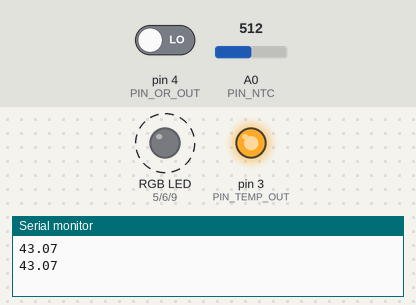
This sketch was run on a simulated Arduino Uno, built with avr-gcc and run on an emulated ATmega328P. Parts: an RGB LED mixed from three pins (HIGH = lit), output pins drawn as LEDs (lit = HIGH), the last lines printed to the serial monitor. Dashed ring = blinking. The inputs (shaded band) are chosen by the test bench; at power-on: A0 (PIN_NTC) = 512, pin 4 (PIN_OR_OUT) LOW.

Above: at 1.8 s.
1.9 s: A0 (PIN_NTC) set to 442
5.4 s: A0 (PIN_NTC) set to 413
At 6.4 s:
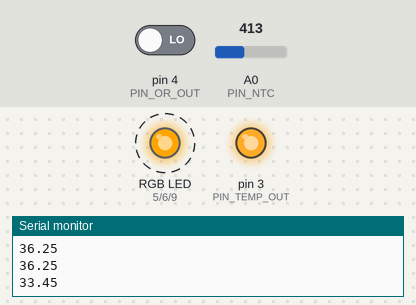
9.5 s: A0 (PIN_NTC) set to 384
13.0 s: A0 (PIN_NTC) set to 361
At 13.6 s:
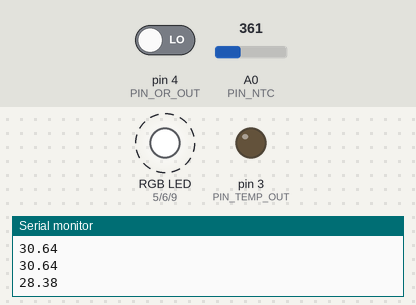
17.1 s: pin 4 (PIN_OR_OUT) driven HIGH
At 18.7 s:
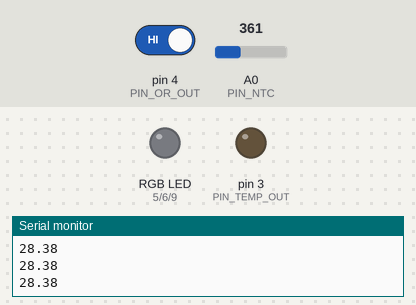
21.2 s: pin 4 (PIN_OR_OUT) driven LOW
At 22.8 s:
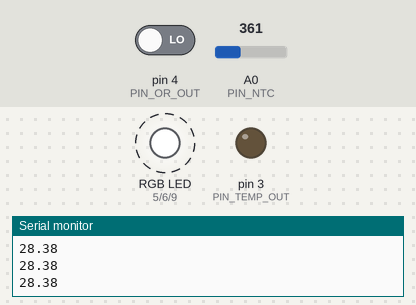
Timing chart, 0 to 26.3 s (numbered marks = the images above; inputs shaded):
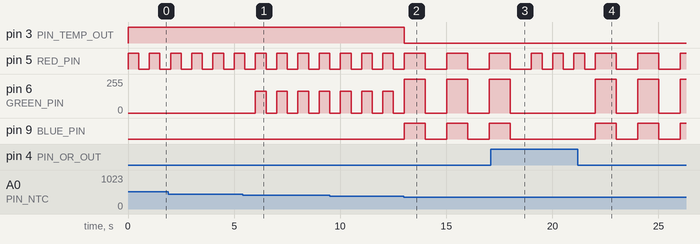

The sketch:

2lab.ino
```cpp
const int PIN_NTC = A0;
const int PIN_TEMP_OUT = 3;
const int PIN_OR_OUT = 4;

const int RED_PIN = 5;
const int GREEN_PIN = 6;
const int BLUE_PIN = 9;

const int SERIAL_RATE = 9600;

const int SENSOR_READ_DELAY = 50;
const int DANGER_WARNING_DELAY = 500;
const int SAFE_DELAY = 1000;

const float WARNING_TEMP = 30.0;
const float DANGER_TEMP = 35.0;

void setColor(int redValue, int greenValue, int blueValue)
{
  analogWrite(RED_PIN, redValue);
  analogWrite(GREEN_PIN, greenValue);
  analogWrite(BLUE_PIN, blueValue);
}

void blinkColor(int redValue, int greenValue, int blueValue, int delayMs)
{
  setColor(redValue, greenValue, blueValue);
  delay(delayMs);
  setColor(0, 0, 0);
  delay(delayMs);
}

void DoBlink(float tempC, bool flameDetected)
{
  if (flameDetected || tempC >= DANGER_TEMP) return blinkColor(255, 0, 0, DANGER_WARNING_DELAY);
  if (tempC >= WARNING_TEMP) return blinkColor(255, 165, 0, DANGER_WARNING_DELAY);
  blinkColor(255, 255, 255, SAFE_DELAY);
}

void initPins()
{
  pinMode(RED_PIN, OUTPUT);
  pinMode(GREEN_PIN, OUTPUT);
  pinMode(BLUE_PIN, OUTPUT);

  pinMode(PIN_TEMP_OUT, OUTPUT);
  pinMode(PIN_OR_OUT, INPUT);
  pinMode(PIN_NTC, INPUT);
}

void setup()
{
  Serial.begin(SERIAL_RATE);
  initPins();

  // задаємо опорну напругу Vref = Vcc
  // АЦП вимірює частку від Vcc (Vout / Vcc)
  // АЦП має 10 біт → 2 ^ 10 = 1024 та -1, оскільки рахуємо від 0
  analogReference(DEFAULT);
}

float ReadNtcTemperature()
{
  const int   ADC_MAX   = 1023;           // 10-бітний АЦП Arduino UNO/Nano (2 ^ 10 - 1 значень)
  const float RSER_OHM  = 4700.0;         // 4.7 кОм до GND
  const float R0_OHM    = 10000.0;        // 10 кОм @ 25°C
  const float BETA      = 3950.0;         // коеф. B для MF52AT (уточнити по даташиту)
  const float T0_K      = 25.0 + 273.15;  // 298.15 K

  int adc = analogRead(PIN_NTC);
  if (adc < 1)
  {
    // захист від ділення на нуль, якщо сенсор від'єднаний
    adc = 1;
  }

  // шукаємо опір терморезистора
  // Rntc = RSER_OHM * ((ADC_MAX / adc) - 1)
  float Rntc = RSER_OHM * ( (float)ADC_MAX / (float)adc - 1.0 );

  // шукаємо залежність температури від опору згідно рівняння термістора
  // https://www.ametherm.com/thermistor/ntc-thermistor-beta
  float invT  = (1.0 / T0_K) + (1.0 / BETA) * log(Rntc / R0_OHM);

  // “інверсія”, щоб повернутись від 1 / T до самої температури T
  float tempK = 1.0 / invT;
  return tempK;
}

float getTemperatureCelsius()
{
  return ReadNtcTemperature() - 273.15;
}

bool checkFlameDetected()
{
  digitalWrite(PIN_TEMP_OUT, LOW);
  delayMicroseconds(SENSOR_READ_DELAY);
  return (digitalRead(PIN_OR_OUT) == HIGH);
}

void updateTempOutSignal(float tempC)
{
  digitalWrite(PIN_TEMP_OUT, tempC > WARNING_TEMP ? HIGH : LOW);
  delayMicroseconds(SENSOR_READ_DELAY);
}

void loop()
{
  float temp = getTemperatureCelsius();
  bool flameDetected = checkFlameDetected();

  updateTempOutSignal(temp);
  Serial.println(temp);
  DoBlink(temp, flameDetected);
}
```

Measured:
- the behaviour switches between 430 and 429 on A0 (PIN_NTC) (found by bisection; images 0 and 1)
- the behaviour switches between 378 and 377 on A0 (PIN_NTC) (found by bisection; images 1 and 2)
- after the input at 5.4 s, pin 6 (GREEN_PIN): alternates 165/255 for 0.50 s and 0/255 for 0.50 s, starting after 0.61 s
- after the input at 13.0 s, pin 3 (PIN_TEMP_OUT): HIGH → LOW at once; pin 5 (RED_PIN): alternates HIGH for 1.0 s and LOW for 1.0 s, starting after 1.0 s; pin 6 (GREEN_PIN): alternates 255/255 for 1.0 s and 0/255 for 1.0 s, starting at once; pin 9 (BLUE_PIN): alternates HIGH for 1.0 s and LOW for 1.0 s, starting at once
- after the input at 17.1 s, pin 6 (GREEN_PIN): goes on until 18.0 s, then stays 0/255; pin 9 (BLUE_PIN): goes on until 18.0 s, then stays LOW
- after the input at 21.2 s, pin 6 (GREEN_PIN): alternates 255/255 for 1.0 s and 0/255 for 1.0 s, starting after 0.82 s; pin 9 (BLUE_PIN): alternates HIGH for 1.0 s and LOW for 1.0 s, starting after 0.82 s
- by itself, pin 5 (RED_PIN): alternates HIGH for 0.50 s and LOW for 0.50 s
